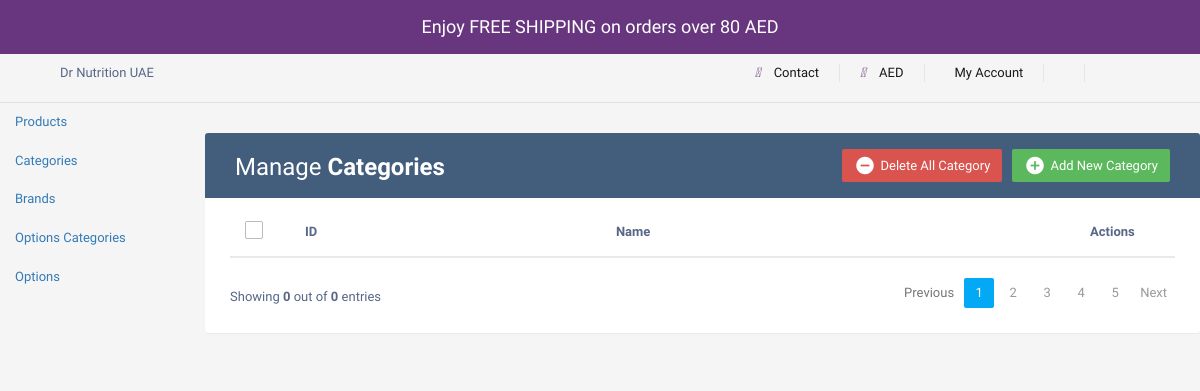
/admin/categories.php, run on an earlier commit of the app's database.
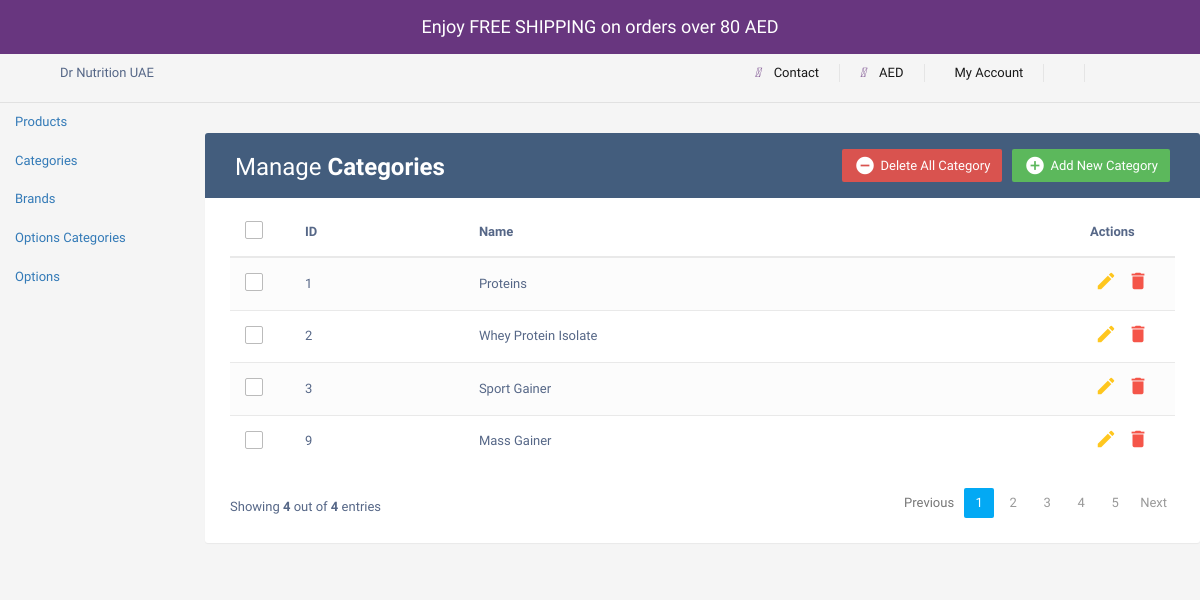
And on a later commit of the database.
### tables this page shows
CREATE TABLE `categories` (
  `category_id` int(11) NOT NULL,
  `category_name` varchar(255) NOT NULL
);

### product.php (called while the page is built, shortened)
<?php
class Category{
    private $conn;
    public function __construct($db) {
        $this->conn = $db;
    }
public function getAllCategories() {
    $query = "SELECT * FROM categories";
    $result = $this->conn->query($query);
        $categories = [];
        $count=0;
        if ($result->num_rows > 0) {
            while ($row = $result->fetch_assoc()) {
                $categories[] = $row;
                $count++;
            }
        }
        return ['categories' => $categories, 'count' => $count];
}
}
?>

### admin/categories.php (the view, shortened to what the changed rows need)
<?php
require '../product.php';
$conn = new mysqli("localhost", "root", "", "logindb");
$category = new Category($conn);
?>
<!DOCTYPE html>
<html lang="en">
<head>
<link rel="stylesheet" href="https://maxcdn.bootstrapcdn.com/font-awesome/4.7.0/css/font-awesome.min.css">
<link rel="stylesheet" href="https://maxcdn.bootstrapcdn.com/bootstrap/3.3.7/css/bootstrap.min.css">
<link rel="stylesheet" href="https://cdnjs.cloudflare.com/ajax/libs/font-awesome/5.15.3/css/all.min.css" />
<link rel="stylesheet" href="../css/all.css" />
<body>
<div class="row">
			<main class="col-md-9 ms-sm-auto col-lg-10 px-md-4">
        <div class="table-wrapper">
            <div class="table-title">
                <div class="row">
                    <div class="col-sm-6">
						<h2>Manage <b>Categories</b></h2>
					</div>
                </div>
            </div>
            <table class="table table-striped table-hover">
                <thead>
                    <tr>
						<th>
							<span class="custom-checkbox">
								<label for="selectAll"></label>
							</span>
						</th>
                        <th>ID</th>
                        <th>Name</th>
                        <th>Actions</th>
                    </tr>
                </thead>
                <tbody>
                    <?php
                    $categoryData = $category->getAllCategories();
                    $allCats = $categoryData['categories'];
                    $catsCount = $categoryData['count'];
                    foreach ($allCats as $category){
						echo '<tr id="' .$category['category_id']. '">';
						echo '<td>';
                        echo '<span class="custom-checkbox">';
								echo '<label for="checkbox'.$category['category_id'].'"></label>';
							echo '</span>';
						echo '</td>';
                        echo '<td>'.$category['category_id'].'</td>' ;
                        echo'<td>'.$category['category_name'].'</td>';
						echo '<td>';
                        echo '<a href="categories.php?showEditModal=1&id='.$category['category_id'].'" data-id="'.$category['category_id'].'" class="edit" data-toggle="modal"><i class="material-icons" data-toggle="tooltip" title="Edit">&#xE254;</i></a>';
                        echo '<a href="categories.php?showDeleteModal=1&id='.$category['category_id'].'"class="delete" data-toggle="modal"><i class="material-icons" data-toggle="tooltip" title="Delete">&#xE872;</i></a>';
                        echo '</td>';
                    echo '</tr>';
                    }
                    ?>
                </tbody>
            </table>
			<div class="clearfix">
                <div class="hint-text">Showing <b><?php echo $catsCount?></b> out of <b><?php echo $catsCount?></b> entries</div>
            </div>
        </div>
    </div>
</body>
</html>

What changed in the data, as far as the page shows it:
added categories: category_id "1", category_name "Proteins"
added categories: category_id "2", category_name "Whey Protein Isolate"
added categories: category_id "3", category_name "Sport Gainer"
added categories: category_id "9", category_name "Mass Gainer"
Also different on the page:
$catsCount: "0" → "4"
